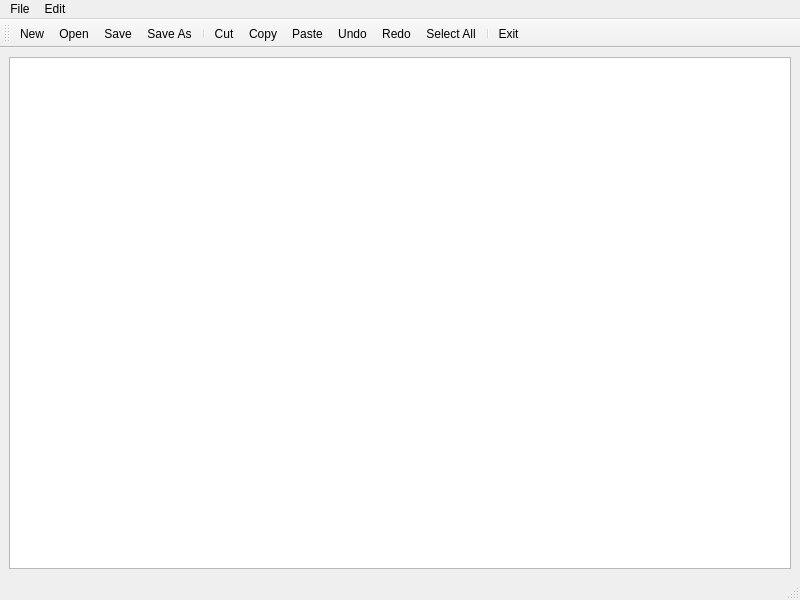
<?xml version="1.0" encoding="UTF-8"?>
<ui version="4.0">
 <class>MainWindow</class>
 <widget class="QMainWindow" name="MainWindow">
  <property name="geometry">
   <rect>
    <x>0</x>
    <y>0</y>
    <width>800</width>
    <height>600</height>
   </rect>
  </property>
  <property name="windowTitle">
   <string>MainWindow</string>
  </property>
  <widget class="QWidget" name="centralwidget">
   <layout class="QVBoxLayout" name="verticalLayout">
    <item>
     <widget class="QPlainTextEdit" name="plainTextEdit"/>
    </item>
   </layout>
  </widget>
  <widget class="QMenuBar" name="menubar">
   <property name="geometry">
    <rect>
     <x>0</x>
     <y>0</y>
     <width>800</width>
     <height>21</height>
    </rect>
   </property>
   <widget class="QMenu" name="menuFile">
    <property name="title">
     <string>File</string>
    </property>
    <addaction name="actionNew"/>
    <addaction name="actionOpen"/>
    <addaction name="actionSave"/>
    <addaction name="actionSave_As"/>
    <addaction name="separator"/>
    <addaction name="actionExit"/>
   </widget>
   <widget class="QMenu" name="menuEdit">
    <property name="title">
     <string>Edit</string>
    </property>
    <addaction name="actionCut"/>
    <addaction name="actionCopy"/>
    <addaction name="actionPaste"/>
    <addaction name="separator"/>
    <addaction name="actionUndo"/>
    <addaction name="actionRedo"/>
    <addaction name="actionSelect_All"/>
   </widget>
   <addaction name="menuFile"/>
   <addaction name="menuEdit"/>
  </widget>
  <widget class="QStatusBar" name="statusbar"/>
  <widget class="QToolBar" name="toolBar">
   <property name="windowTitle">
    <string>toolBar</string>
   </property>
   <attribute name="toolBarArea">
    <enum>TopToolBarArea</enum>
   </attribute>
   <attribute name="toolBarBreak">
    <bool>false</bool>
   </attribute>
   <addaction name="actionNew"/>
   <addaction name="actionOpen"/>
   <addaction name="actionSave"/>
   <addaction name="actionSave_As"/>
   <addaction name="separator"/>
   <addaction name="actionCut"/>
   <addaction name="actionCopy"/>
   <addaction name="actionPaste"/>
   <addaction name="actionUndo"/>
   <addaction name="actionRedo"/>
   <addaction name="actionSelect_All"/>
   <addaction name="separator"/>
   <addaction name="actionExit"/>
  </widget>
  <action name="actionNew">
   <property name="text">
    <string>New</string>
   </property>
  </action>
  <action name="actionOpen">
   <property name="text">
    <string>Open</string>
   </property>
  </action>
  <action name="actionSave">
   <property name="text">
    <string>Save</string>
   </property>
  </action>
  <action name="actionSave_As">
   <property name="text">
    <string>Save As</string>
   </property>
  </action>
  <action name="actionCut">
   <property name="text">
    <string>Cut</string>
   </property>
  </action>
  <action name="actionCopy">
   <property name="text">
    <string>Copy</string>
   </property>
  </action>
  <action name="actionPaste">
   <property name="text">
    <string>Paste</string>
   </property>
  </action>
  <action name="actionUndo">
   <property name="text">
    <string>Undo</string>
   </property>
  </action>
  <action name="actionRedo">
   <property name="text">
    <string>Redo</string>
   </property>
  </action>
  <action name="actionExit">
   <property name="text">
    <string>Exit</string>
   </property>
  </action>
  <action name="actionSelect_All">
   <property name="text">
    <string>Select All</string>
   </property>
  </action>
 </widget>
 <resources/>
 <connections/>
</ui>
